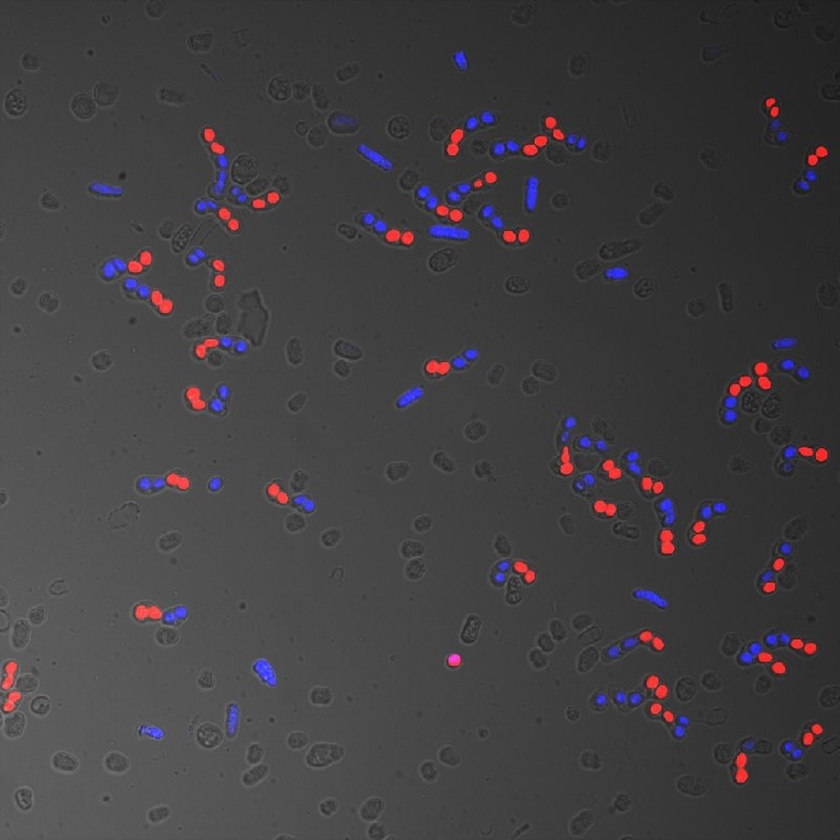
#> input picture dataset/Picture_1.jpg, 840 x 840 px, shrunk from 1080 x 1080 before the run, found by its file name
$ jupyter execute --allow-errors yeast_segmentation.ipynb   (older library calls are emulated)
#> lines starting #> are read from the running program, lines starting #| are printed output that depends on the picture; after the words box and inside, x2 and y2 are one past the last pixel; in counts of white or black regions, pixels touching at a corner belong together
[cell 1]
import cv2
import numpy as np
import pandas as pd
import os
import matplotlib.pyplot as plt

[cell 2]
raw = cv2.imread("/Users/aaditmahajan/Documents/segregation_data/images/train/Picture_1.jpg")
#> raw is the input picture: shape (840, 840, 3); mean B, G, R 65.2, 62.9, 65.4
plt.imshow(raw)
plt.show()
img = cv2.imread("/Users/aaditmahajan/Documents/segregation_data/images/train/Picture_1.jpg", cv2.IMREAD_GRAYSCALE)
#> img: shape (840, 840); min 22, max 160, mean 63.9
# plt.imshow(img, cmap='gray')
# plt.show()

[cell 3]
# blue spores isolated
hsv = cv2.cvtColor(raw, cv2.COLOR_BGR2HSV)
#> hsv: shape (840, 840, 3); mean H, S, V 16.6, 9.5, 67.8

result = raw.copy()
lower1 = np.array([0, 100, 20])
upper1 = np.array([10, 255, 255])

lower2 = np.array([160,100,20])
upper2 = np.array([179,255,255])

lower_mask = cv2.inRange(hsv, lower1, upper1)
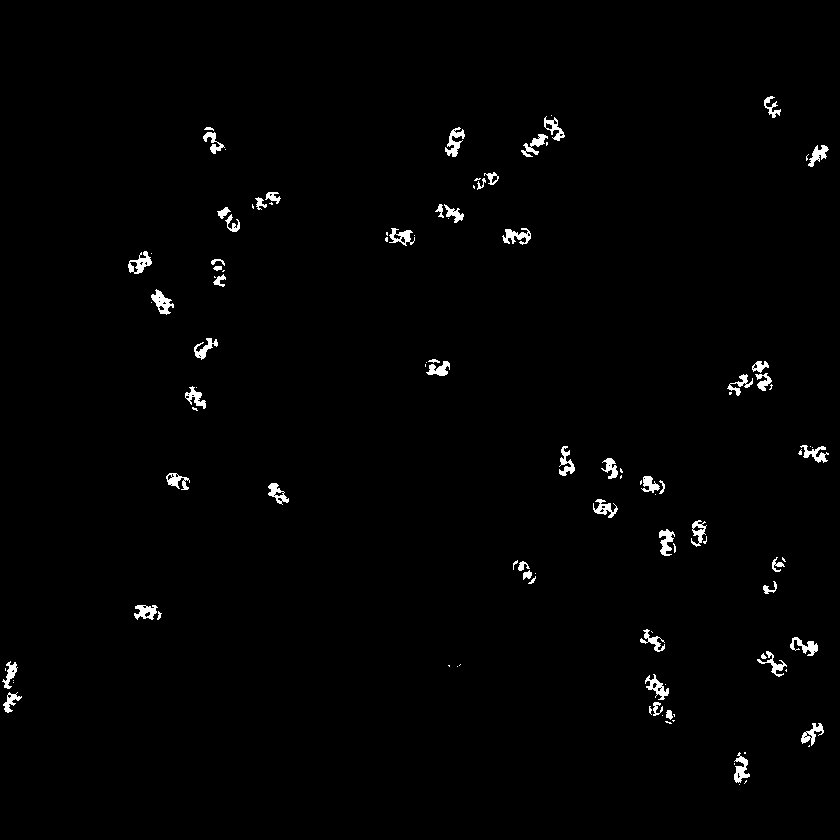
#> lower_mask: shape (840, 840); 1.2% white; 110 white regions (53 under 20 px), largest, box (x1, y1, x2, y2) and area: (151, 289, 174, 315) 275, (445, 127, 465, 157) 272, (502, 228, 531, 245) 256
upper_mask = cv2.inRange(hsv, lower2, upper2)
#> upper_mask: shape (840, 840); 0.75% white in thin lines or dots, all inside (x1, y1, x2, y2) = (1, 97, 830, 785)

full_mask = lower_mask + upper_mask
#> full_mask: shape (840, 840); 2% white; 43 white regions, largest, box (x1, y1, x2, y2) and area: (752, 361, 773, 391) 421, (734, 751, 750, 785) 403, (756, 651, 787, 677) 394

result_blue = cv2.bitwise_and(result, result, mask = lower_mask)

plt.imshow(full_mask, cmap = 'gray')
plt.show()
plt.imshow(result_blue, cmap = 'gray')
plt.show()

[cell 4]
#blue mask - red spores isolated
lower_blue = np.array([100, 100, 20])
upper_blue = np.array([140, 255, 255])

mask_blue = cv2.inRange(hsv, lower_blue, upper_blue)
#> mask_blue: shape (840, 840); 2% white; 61 white regions, largest, box (x1, y1, x2, y2) and area: (428, 224, 470, 240) 512, (357, 144, 393, 171) 427, (525, 176, 539, 212) 405

result_red = cv2.bitwise_and(raw, raw, mask = mask_blue)
spores = result_red + result_blue

plt.imshow(raw, cmap = 'gray')
plt.show()
plt.imshow(result_red, cmap = 'gray')
plt.show()

plt.imshow(spores, cmap='gray')
plt.show()

[cell 5]
# pink spores isolation

lower_pink = np.array([100, 100, 20])
upper_pink = np.array([140, 255, 255])

mask_blue = cv2.inRange(hsv, lower_blue, upper_blue)

result_red = cv2.bitwise_and(raw, raw, mask = mask_blue)

[cell 6]
# red_channel = raw[:, :, 0]
# blue_channel = raw[:, :, 2]
# # plt.imshow(red_channel, cmap = 'gray')
# # plt.show()
# # plt.imshow(blue_channel, cmap = 'gray')
# # plt.show()

# mem_only = raw[:, :, 1]
# # spores = red_channel + blue_channel

# # check = blue_channel - red_channel

plt.imshow(raw[:, :, 1], cmap='gray')
plt.show()
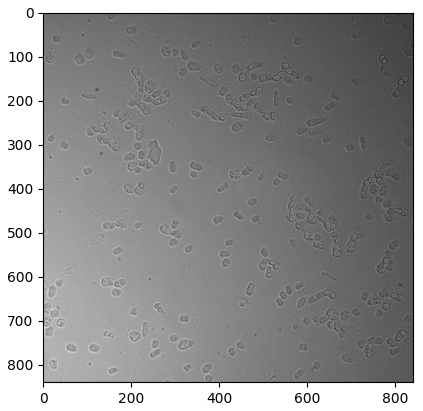
#> figure drawn by matplotlib, 1 panel
cell = raw[:, :, 1]

[cell 7]
# edge detection of spores
sobelx = cv2.Sobel(img,cv2.CV_64F,1,0,ksize=5)
sobely = cv2.Sobel(img,cv2.CV_64F,0,1,ksize=5)

temp = sobelx + sobely

plt.imshow(temp, cmap='gray')
plt.show()

#edge detection of the cells
sobelxc = cv2.Sobel(cell,cv2.CV_64F,1,0,ksize=5)
sobelyc = cv2.Sobel(cell,cv2.CV_64F,0,1,ksize=5)
tempc = sobelxc + sobelyc
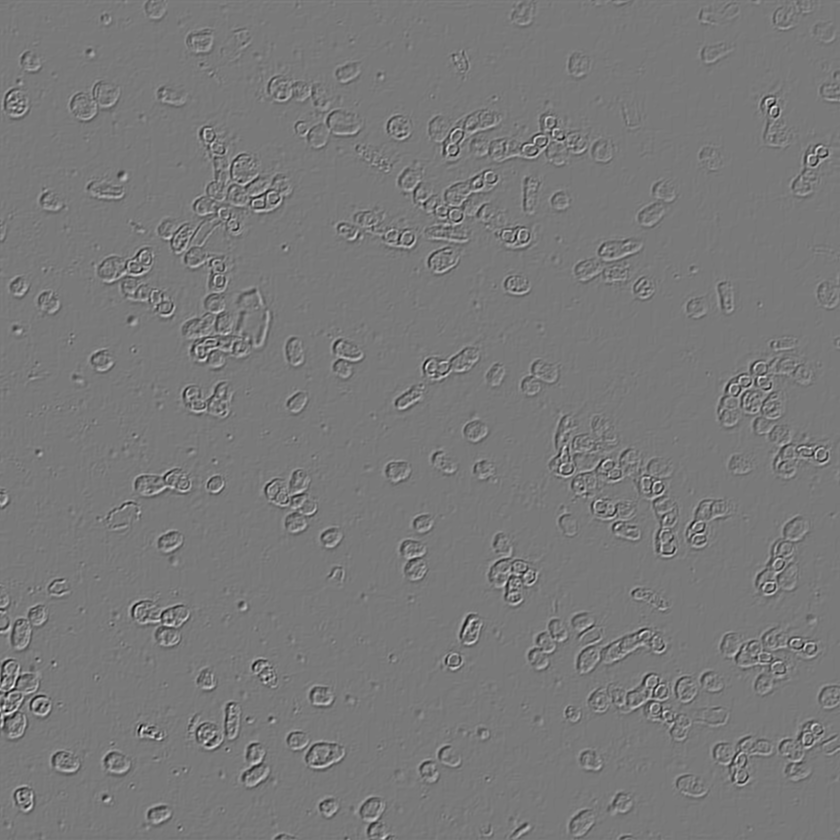
#> tempc: shape (840, 840) float64; min -3026, max 3314, mean -2.3; drawn with min black and max white
plt.imshow(tempc, cmap='gray')
plt.show()

Spore grayscale conversion for thresholding

[cell 8]
spores_grayscale = cv2.cvtColor(cv2.cvtColor(spores, cv2.COLOR_BGR2HSV), cv2.COLOR_BGR2GRAY)

th2 = cv2.adaptiveThreshold(spores_grayscale,255,cv2.ADAPTIVE_THRESH_MEAN_C,cv2.THRESH_BINARY,11,2)
#> th2: shape (840, 840); 93.2% white; 72 black regions (29 under 20 px), largest, box (x1, y1, x2, y2) and area: (554, 411, 681, 561) 4517, (191, 122, 285, 237) 3047, (411, 167, 504, 245) 2428
cell_th = cv2.adaptiveThreshold(cell,255,cv2.ADAPTIVE_THRESH_MEAN_C,cv2.THRESH_BINARY,11,2)
#> cell_th: shape (840, 840); 86.8% white; black in thin lines or dots
# ret,th1 = cv2.threshold(spores_grayscale,127,255, cv2.THRESH_BINARY_INV)
spore_bounds = th2
plt.imshow(th2, cmap='gray')
plt.show()
plt.imshow(cell_th, cmap='gray')
plt.show()

Storing red and blue spore position information.
Need it for correlating the positions when checking for accuracy.

[cell 9]
red_channel = result_red
blue_channel = result_blue

r_spore_gray = cv2.cvtColor(cv2.cvtColor(red_channel, cv2.COLOR_BGR2HSV), cv2.COLOR_BGR2GRAY)
b_spore_gray = cv2.cvtColor(cv2.cvtColor(blue_channel, cv2.COLOR_BGR2HSV), cv2.COLOR_BGR2GRAY)

[cell 10]
spore_bounds_blur = cv2.medianBlur(spore_bounds, 5)
#> spore_bounds_blur: shape (840, 840); 93.1% white; 44 black regions (3 under 20 px), largest, box (x1, y1, x2, y2) and area: (554, 411, 681, 561) 5297, (191, 122, 285, 237) 3170, (718, 332, 815, 428) 2727

plt.imshow(spore_bounds_blur, cmap='gray')
plt.show()

erosion = np.array(
    [   [1, 1, 1, 1, 1],
        [1, 1, 1, 1, 1],
        [1, 1, 1 ,1, 1],
        [1, 1, 1, 1, 1],
        [1, 1, 1, 1, 1]
        ]
)

# dilation function is having the effect of what erosion should have and vice versa. idk why

# thin_bounds = cv2.dilate(spore_bounds, kernel=erosion, iterations= 1)

for erode_iter in range(0, 3):
    thick_bounds = cv2.erode(cv2.dilate(spore_bounds, kernel=erosion, iterations= 1), kernel=erosion, iterations= 1)

thin_bounds = cv2.dilate(thick_bounds, kernel = erosion, iterations = 1)
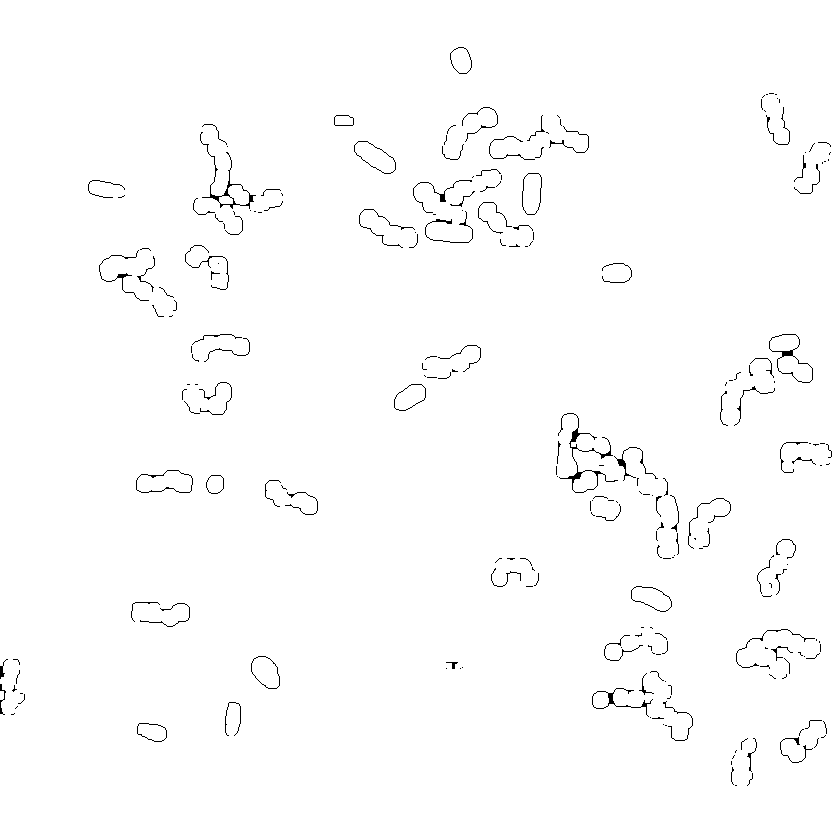
#> thin_bounds: shape (840, 840); 99% white; black in thin lines or dots, all inside (x1, y1, x2, y2) = (0, 47, 832, 786)
plt.imshow(thick_bounds, cmap='gray')
plt.show()

[cell 11]
contours, hierarchy = cv2.findContours(thin_bounds, cv2.RETR_TREE, cv2.CHAIN_APPROX_SIMPLE)
#> contours = 1688 contours, 1509 with area under 20; largest, box (x1, y1, x2, y2) and area: (0, 0, 840, 840) 703810, (568, 427, 591, 458) 161, (559, 464, 584, 491) 132, (616, 453, 632, 481) 115, (221, 169, 242, 198) 110
drawing = np.zeros((thin_bounds.shape[0], thin_bounds.shape[1], 3), dtype=np.uint8)
for i in range(len(contours)):
    cv2.drawContours(drawing, contours, i, [0, 255, 0], 2, cv2.LINE_8, hierarchy, 0)
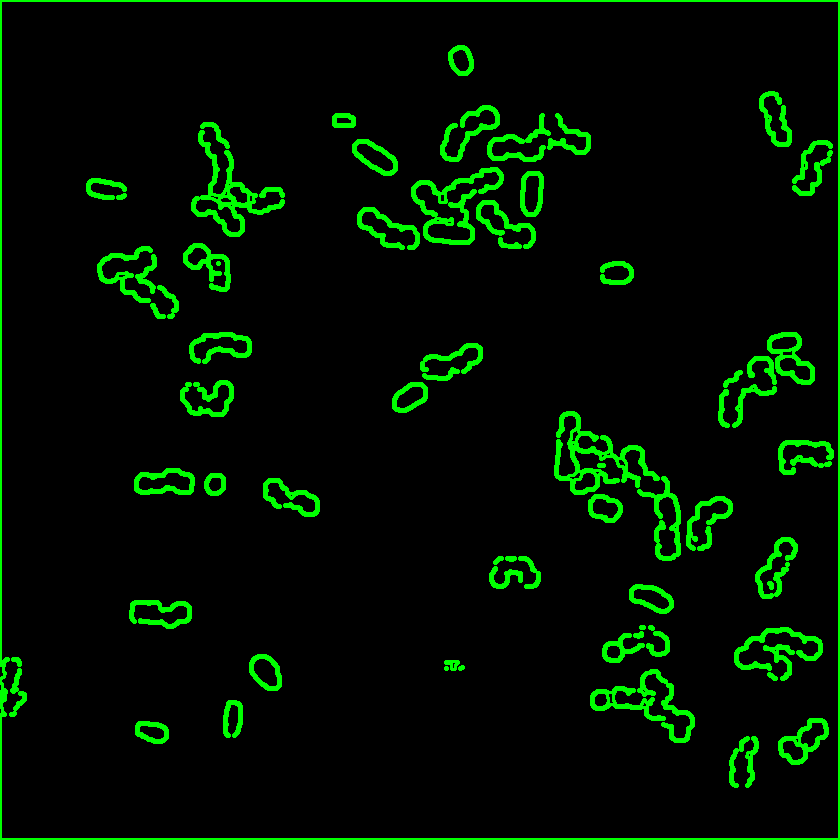
#> drawing: shape (840, 840, 3); mean of channels 0, 1, 2 0, 16.2, 0; drawn as B, G, R

plt.imshow(drawing, cmap='gray')
plt.show()
print(['no.of bodies = ', len(contours)])
#| ['no.of bodies = ', 1688]
overlay = drawing + raw
plt.imshow(overlay, cmap='gray')
plt.show()

[cell 12]
from skimage.feature import peak_local_max
from skimage.morphology import watershed
from scipy import ndimage as ndi
import argparse
import imutils

# Now we want to separate the two objects in image
# Generate the markers as local maxima of the distance to the background
distance = ndi.distance_transform_edt(thin_bounds)
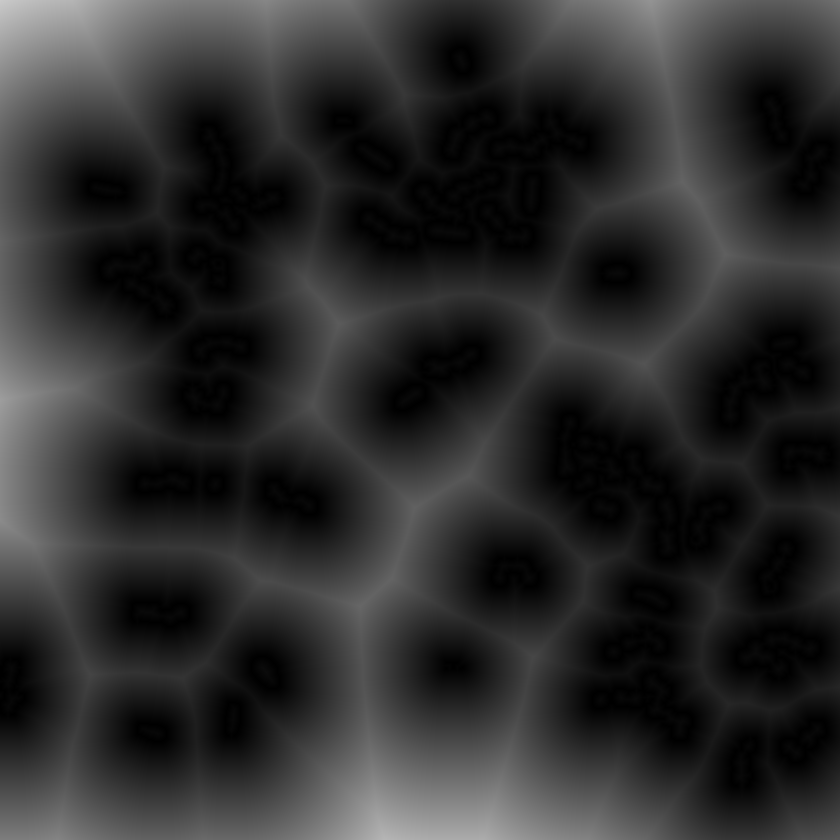
#> distance: shape (840, 840) float64; min 0, max 202.1, mean 44.8
coords = peak_local_max(distance, footprint=np.ones((3, 3)), labels=thin_bounds)
#> coords = 1558 pairs, first value 1 to 838, second value 1 to 838
mask_wts = np.zeros(distance.shape, dtype=bool)
mask_wts[tuple(coords.T)] = True
markers, _ = ndi.label(mask_wts)
labels = watershed(-distance, markers, mask=mask_wts)
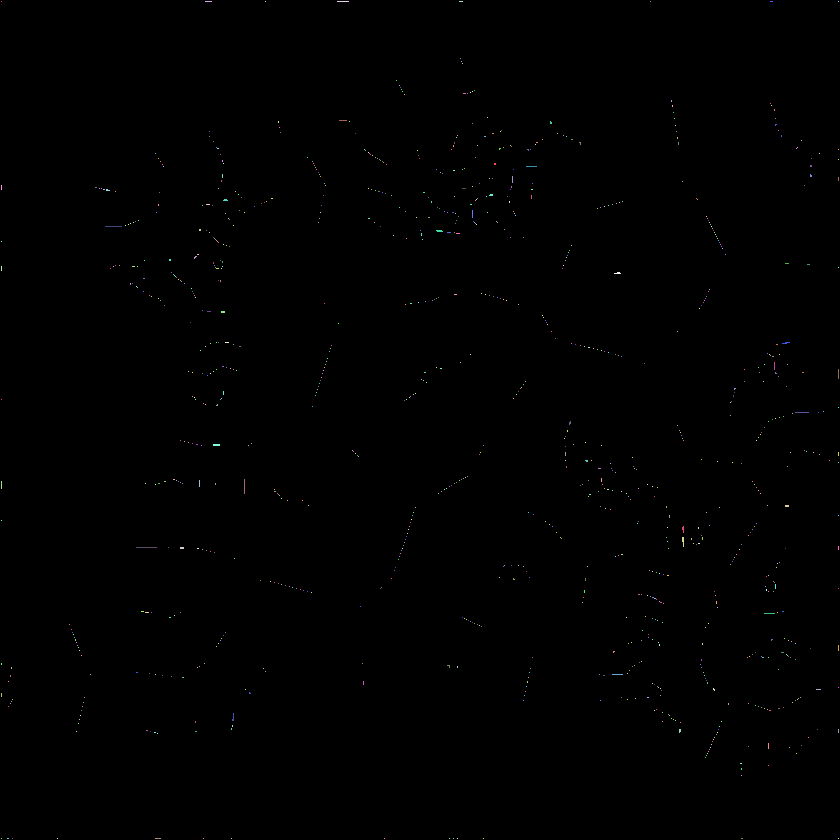
#> labels: shape (840, 840) int32; 997 distinct labels, from 0 to 996; one colour per label, 0 black

#> (the rest of this cell did not finish here and is left out)
